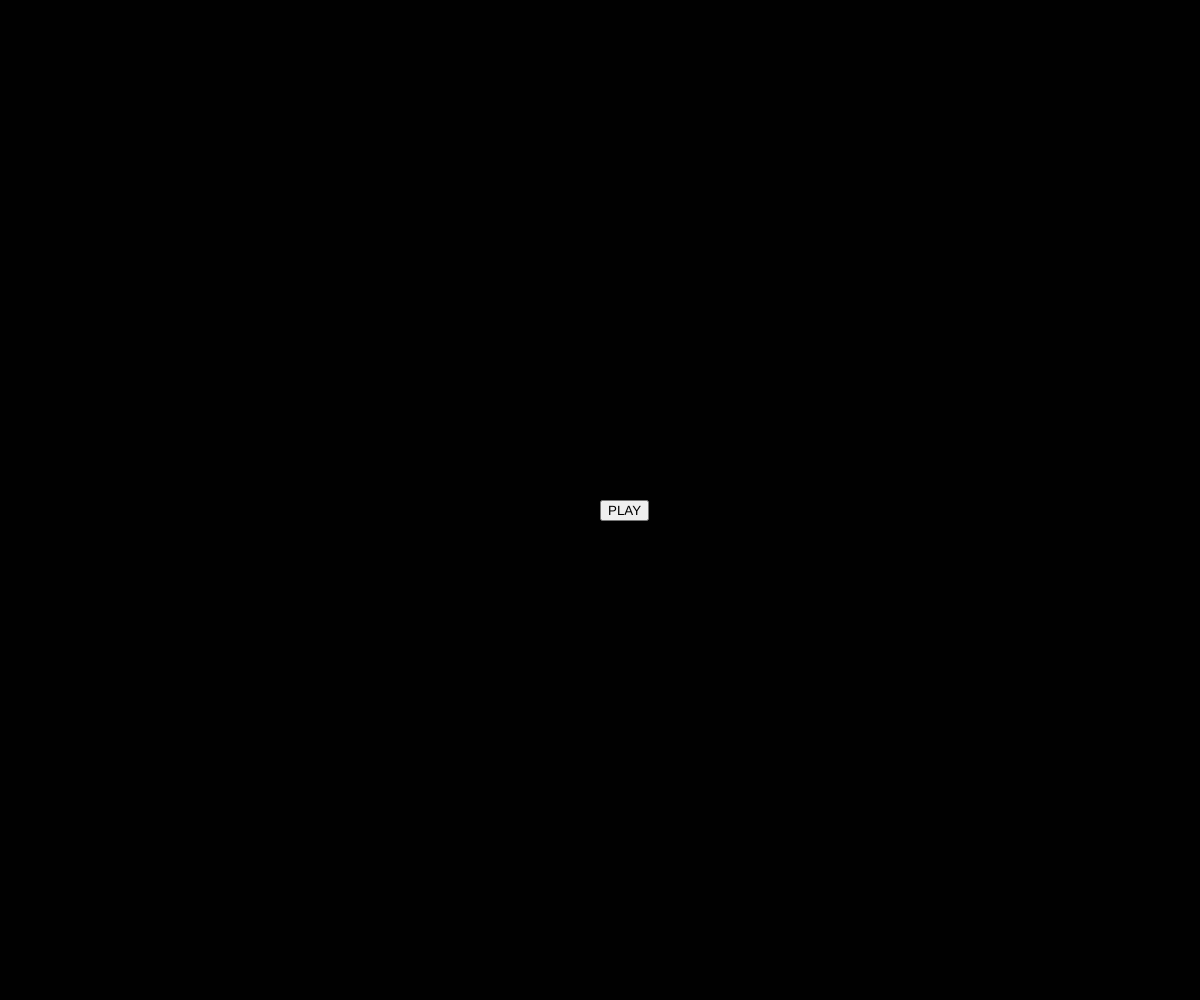
Frame 1 (no input)
Frame 60 (no input): identical to frame 1, image omitted
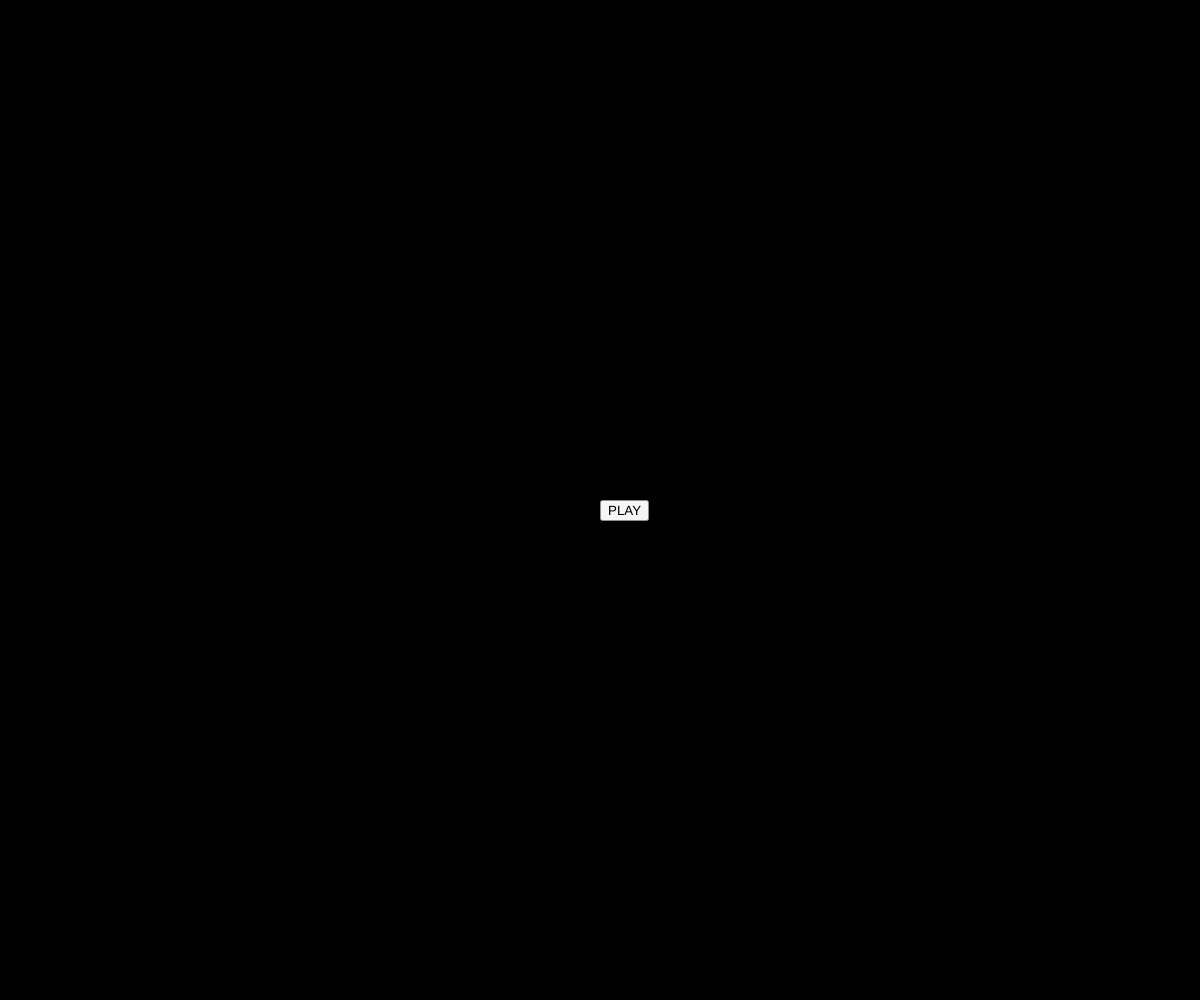
Frame 120 (the mouse pressed at the canvas centre since frame 60)

The p5.js sketch that drew these frames (run headless with seeded random() and noise() and a simulated clock; from frame 60 on, the mouse is pressed at the canvas centre):

// p5.js sketch
// ── sketch.js
let startButton;

function setup() {
    createCanvas(windowWidth, windowHeight);
    background(1);

    startButton = createButton('PLAY');
    startButton.position(windowWidth / 2, windowHeight / 2);
    startButton.mouseClicked(gameStarted);
    startButton.class('start-button');
}

function gameStarted() {
    gameStarted = true;
    startButton.hide();
}

// function drawSquare() {
//     color(255);
//     line(windowWidth / 2 - 50, windowHeight / 2 - 50, windowWidth / 2 + 50, windowHeight / 2 + 50);
// }

function draw() {
    if (gameStarted == true) {
        background(1);
        // drawSquare();
    }
}

// ── style.css
html, body {
    margin: 0;
    padding: 0;
}

canvas {
    display: block;
}

.start-button {
    position: absolute;
    transform: translate(-50%, -50%) scale(3);
}

.start-button:hover {
    transform: translate(-50%, -50%) scale(5);
}

h1 {
    text-align: center;

    color: aliceblue;
    background-color: black;
}
